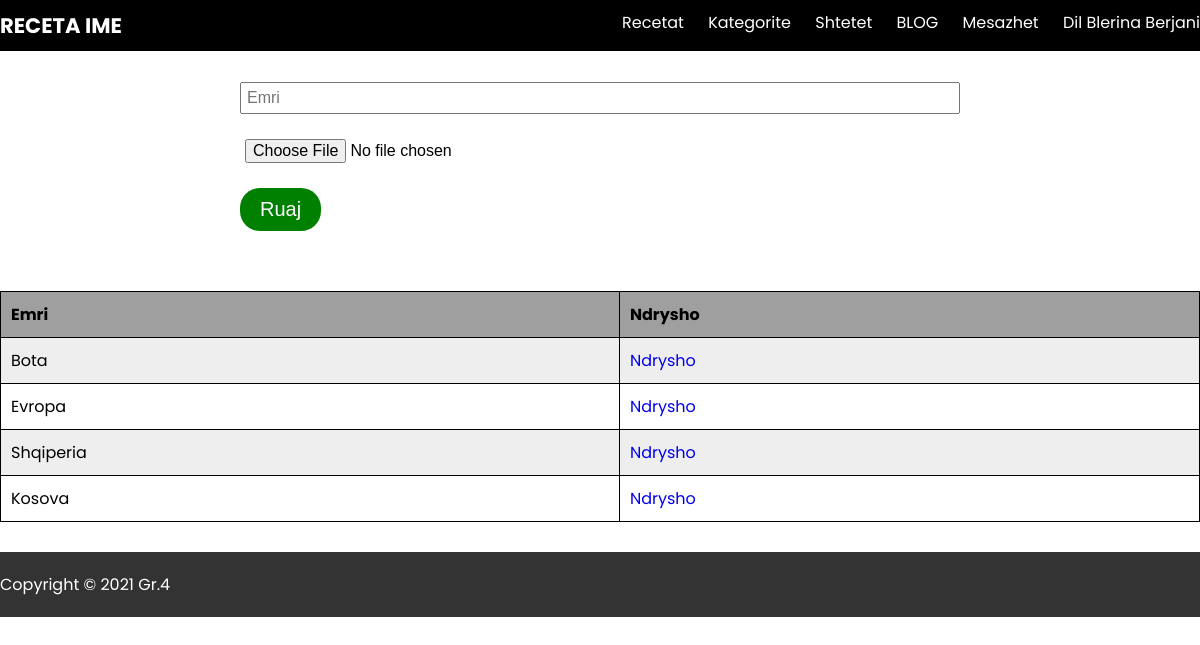
The page /admin.php?template=shtetet (signed in) on the database its author committed.
### tables this page shows
CREATE TABLE `shtetet` (
  `id` int(11) NOT NULL,
  `emri` varchar(255) NOT NULL,
  `fotografia` varchar(255) DEFAULT NULL
);

### admin.php (called while the page is built, shortened)
<?php
	require __dir__ . '/classes/controller.php';
	$admincontroller = new admincontroller();
	$admincontroller->template();
?>

### classes/controller.php (called while the page is built, shortened)
<?php
	class controller{
		public $db;
		function __construct(){
			$this->db = new PDO('mysql:host=localhost;dbname=receta','root','');
		}
		public function getShtetet(){
			$stmt = $this->db->prepare("SELECT * FROM shtetet ORDER BY id DESC LIMIT 100");
			$stmt->execute();
			$shtetet = $stmt->fetchAll();
			return $shtetet;
		}
	}
?>

### views/admin/shtetet.php (the view, shortened to what this page needs)
<?php
	global $admincontroller;
	$edit_shtetin = NULL;
	$shtetet = $admincontroller->getShtetet();
?>
<div class="mid-grid">
	<div class="w-60">
		<form method="POST" class="receta-form" enctype="multipart/form-data">
			<input type="text" name="emri" placeholder="Emri" value="<?php echo !empty($edit_shtetin) ? $edit_shtetin['emri'] : NULL;?>" required>
			<input type="file" name="fotografia">
			<input type="submit" name="save" value="Ruaj">
		</form>
	</div>
	<table>
		<tr>
			<th>Emri</th>
			<th>Ndrysho</th>
		</tr>
		<?php foreach($shtetet as $shteti): ?>
			<tr>
				<td><?php echo $shteti['emri']; ?></td>
				<td><a href="<?php echo WEB_PATH . 'admin.php?template=shtetet&edit=' . $shteti['id'] ?>">Ndrysho</a></td>
			</tr>
		<?php endforeach; ?>
	</table>
</div>

### public/images/css/style.css (style rules this page uses)
* { padding:0px; margin:0px; box-sizing: border-box; }
a { text-decoration: none; }
body { font-family: 'Poppins', sans-serif; }
.w-60 { width: 60%; margin:0 auto 40px auto; }
.mid-grid { width: 1200px; margin:0 auto; z-index: 9; }
.receta-form { width: 100%; display: flex; flex-direction: column; }
.receta-form input { width: 100%; padding:5px; margin-bottom: 20px; font-size: 16px; }
.receta-form input[type="submit"] { margin-right: auto; padding: 10px 20px; font-size: 20px; background-color: green; color: #fff; width: auto; border: none; border-radius: 20px; cursor: pointer; }

### views/global/admin-header.php (style rules this page uses)
body { padding-top: 82px; }

### views/admin/shtetet.php (style rules this page uses)
table { width:100%; margin-bottom: 30px; }
table, th, td { border: 1px solid black; border-collapse: collapse; }
th, td { padding: 10px; text-align: left; }
table tr:nth-child(even) { background-color: #eee; }
table tr:nth-child(odd) { background-color: #fff; }
table th { background-color: #9f9f9f; color: #000; }

### rows shown on the page
shtetet: emri "Bota"
shtetet: emri "Evropa"
shtetet: emri "Shqiperia"
shtetet: emri "Kosova"

### other values the page prints
$_SESSION['fullname'] "Blerina Berjani"
